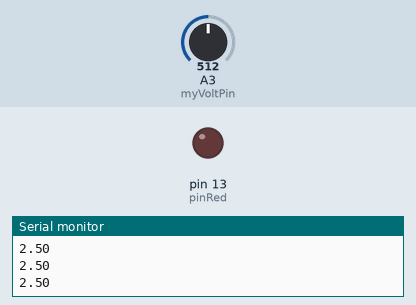
The sketch below on a simulated Arduino Uno, built with avr-gcc and run on an emulated ATmega328P. Shown: output pins drawn as LEDs (lit = HIGH), the last lines printed to the serial monitor. Inputs (shaded band) come from the test bench; at power-on: A3 (myVoltPin) = 512.

Above: at 1.3 s.
1.4 s: A3 (myVoltPin) set to 810
2.9 s: A3 (myVoltPin) set to 828
At 4.1 s:
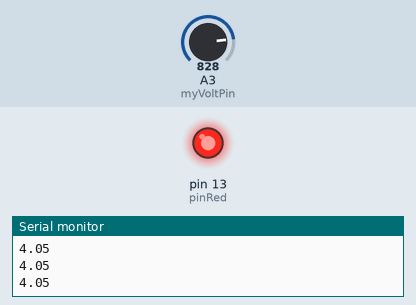
4.5 s: A3 (myVoltPin) set to 716
At 5.3 s:
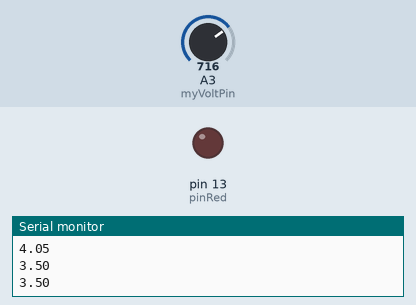
6.0 s: A3 (myVoltPin) set to 900
At 6.5 s:
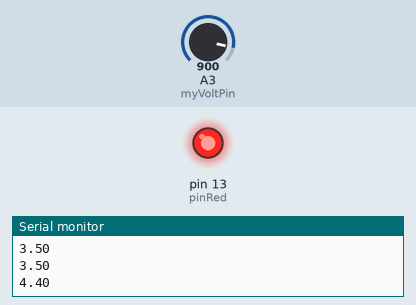
Timing chart, 0 to 8.5 s (numbered marks = the images above; inputs shaded):
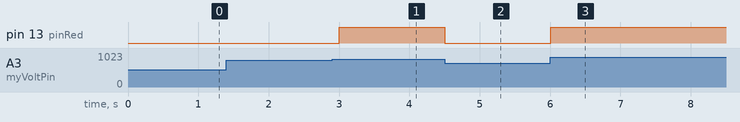

Measured:
- the behaviour switches between 818 and 819 on A3 (myVoltPin) (found by bisection; images 0 and 1)
- after the input at 2.9 s, pin 13 (pinRed): LOW → HIGH after 0.10 s
- after the input at 4.5 s, pin 13 (pinRed): HIGH → LOW at once
- after the input at 6.0 s, pin 13 (pinRed): LOW → HIGH at once

The sketch:

INO_IF_POTENTIOMETERS.ino
```cpp
int myVoltPin=A3;
int pinRed = 13;
int readVal;
float V2;
int delayT = 500;
void setup() {
  Serial.begin(9600);
  pinMode(myVoltPin,INPUT);
  pinMode(pinRed,OUTPUT);
}

void loop() {
  // put your main code here, to run repeatedly:
readVal=analogRead(myVoltPin);
V2= 5./1023.*readVal;
Serial.println(V2);
if(V2>4.00){
  digitalWrite(pinRed,HIGH);
}else{
  digitalWrite(pinRed,LOW);
}
delay(delayT);
}
```
